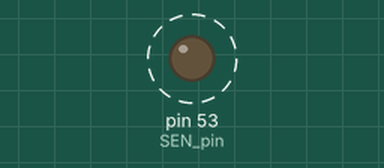
Recording of a sketch running on a simulated Arduino Mega 2560, built with avr-gcc and run on an emulated ATmega2560. Parts: output pins drawn as LEDs (lit = HIGH). Dashed ring = blinking. What the sketch prints to the serial monitor is not drawn.

Above: at 0.6 s.
Timing chart, 0 to 3.0 s (numbered marks = the images above):
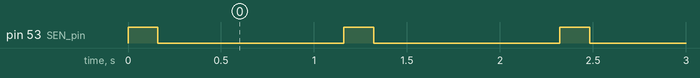

The sketch:

SLA_SPI_VBAT_v2.ino
```cpp
#include <SPI.h>

void setup()
{
  Serial.begin(9600);
  SPI.begin();
  pinMode(53, OUTPUT);  //SEN pin
  digitalWrite(53, LOW);
  SPI.beginTransaction(SPISettings(1000000, MSBFIRST, SPI_MODE1));
  //1MHZ SPI, SPI mode1 (sample on falling edge)
}

void loop()
{
float battery_voltage;
float temp;
battery_voltage = vbat();
temp = temperature();
}

float vbat() //function that returns battery voltage
{
  int receivedVal = 0;
  int trash = 0;

  digitalWrite(53, HIGH);                    //SEN (/cs) high to start coms
  delay(150);                                //critical delay
  trash = SPI.transfer(0b11000010);          //command mode: get voltage
  delay(10);                                 //critical delay
  receivedVal = SPI.transfer16(0x0000);      //receive data, 16 pulses
  digitalWrite(53, LOW);                     //SEN (/cs) low after coms complete
  float vbattery = receivedVal*.00165+1.69;  //battery conversion
  Serial.print("The Battery Voltage is: ");
  Serial.println(vbattery);
  delay(1000);
  return vbattery;
}

float temperature() //functions that returns temperature
{
  int receivedVal = 0;
  int trash = 0;

  digitalWrite(53, HIGH);
  delay(150);
  trash = SPI.transfer(0b11000001);           //comand mode: get temperature
  delay(10);
  receivedVal = SPI.transfer16(0x0000);
  digitalWrite(53, LOW);
  Serial.print("The Temperature is: \t");
  float temp = receivedVal*.18-89.3;          //temperature conversion
  Serial.println(temp);
  delay(1000);
  return temp;
}
```

Measured:
- by itself, pin 53 (SEN_pin): alternates HIGH for 0.16 s and LOW for 1.0 s
